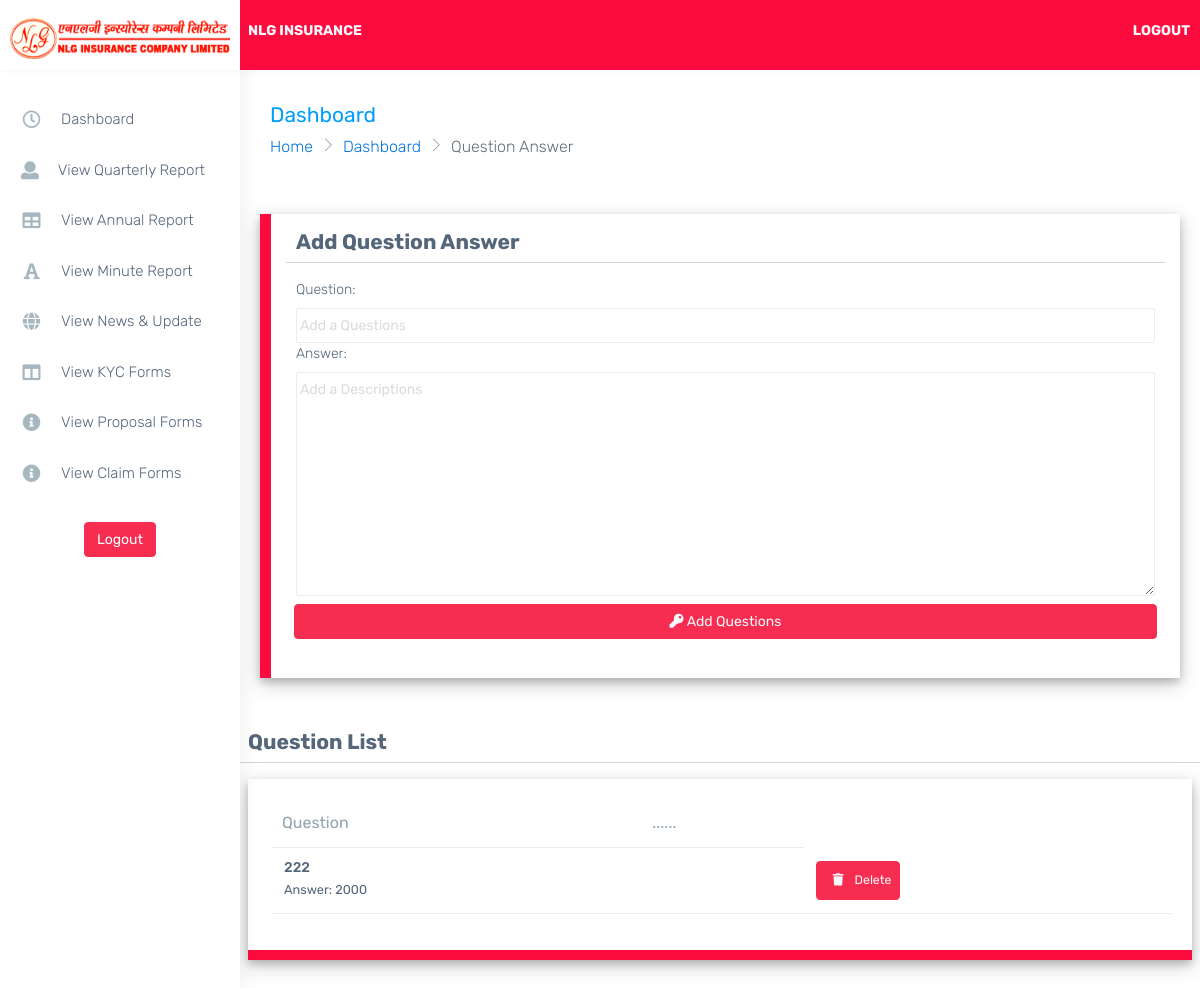
The app's page /questionAnswer, older data.
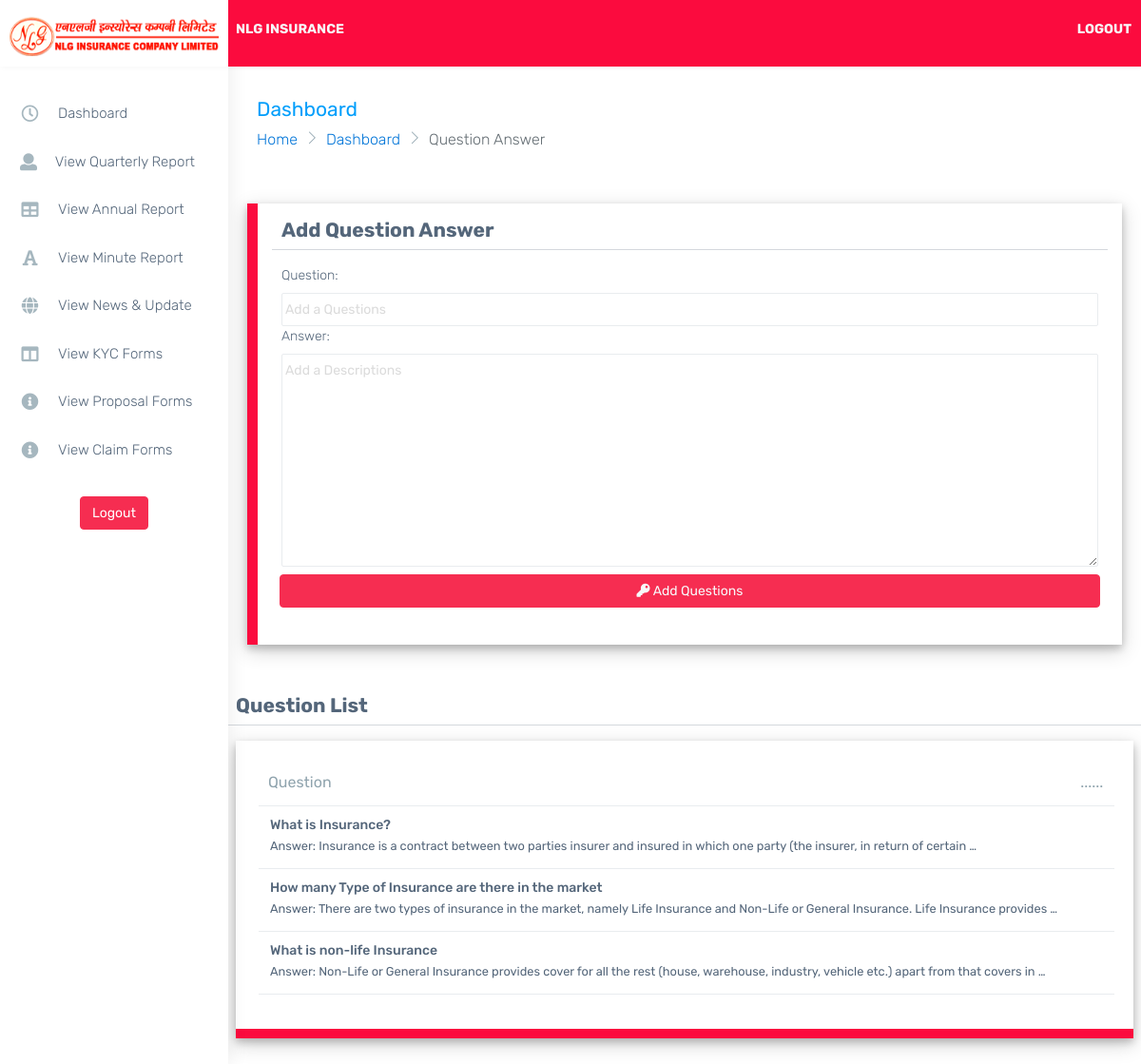
The same page, newer data.
### landing/models.py (models this page shows, shortened)
class QuestionAnswer(models.Model):
    question = models.CharField(max_length=500)
    answer = models.CharField(max_length=2000)
    objects = models.Manager()

### manager/views.py (the view)
# urls.py: path('questionAnswer', views.QuestionAnswerView, name="questionAnswer"),
def QuestionAnswerView(request):
    form = QuestionAnswerFrom()
    branched = QuestionAnswer.objects.all()
    dist = {
        'form':form,
        'bod':branched,
    }
    if request.method == 'POST':
        form = QuestionAnswerFrom(request.POST)
        if form.is_valid():
            form.save()
            messages.success(request, "Question Answer Saved Succesfully")
            return HttpResponseRedirect(reverse('manager:questionAnswer'))
        else:
            messages.success(request, "Something went Wrong")
            return HttpResponseRedirect(reverse('manager:questionAnswer'))
    else:
        return render(request, 'manager/questionAnswer.html',dist )

### manager/forms.py
class QuestionAnswerFrom(forms.ModelForm):
    def __init__(self, *args, **kwargs):
        super(QuestionAnswerFrom, self).__init__(*args, **kwargs)
        for visible in self.visible_fields():
            visible.field.widget.attrs['class'] = 'form-control ps-0 form-control-line'
    class Meta:
        model = QuestionAnswer
        fields = ('__all__')
        widgets = {
            'question': forms.TextInput(attrs={'class':'form-control ps-0 form-control-line','placeholder':"Add a Questions", 'required':True}),
            'answer':forms.Textarea(attrs={'class':'form-control ps-0 form-control-line','placeholder':"Add a Descriptions", 'required':True}),
        }

### templates/manager/questionAnswer.html (shortened to what this page needs)
{% extends "manager/dashboard.html" %}
{% block inner %}
<div class="page-breadcrumb">
    <div class="row align-items-center">
        <div class="col-md-6 col-8 align-self-center">
            <h3 class="page-title mb-0 p-0">Dashboard</h3>
            <div class="d-flex align-items-center">
                <nav aria-label="breadcrumb">
                    <ol class="breadcrumb">
                        <li class="breadcrumb-item"><a href="{%url 'landing:landing'%}">Home</a></li>
                        <li class="breadcrumb-item"><a href="{%url 'manager:dashboard'%}">Dashboard</a></li>
                        <li class="breadcrumb-item active" aria-current="page">Question Answer</li>
                    </ol>
                </nav>
            </div>
        </div>
    </div>
</div>
<form action="" method="post" style="width: 100%; padding: 30px;" enctype="multipart/form-data">
    <div class="row  formbox" >
        <H3>Add Question Answer</H3>
        <hr>
        <div class="col-12">
            {{form.question.label_tag}}
            {{form.question}}
        </div>
        <div class="col-12">
            {{form.answer.label_tag}}
            {{form.answer}}
        </div>
        <br>
        <div class="p-2 d-grid">
            <button class="btn btn-danger btn-block text-light mb-3" id="submit"> <i class="fa fa-key"></i> Add Questions</button>
        </div>
    </div>
</form>
<br>
<div class="row ps-2 pe-2">
    <H3>Question List</H3>
    <hr>
    <div class="col-sm-12">
        <div class="card">
            <div class="card-body">
                <div class="table-responsive">
                    <table class="table stylish-table no-wrap">
                        <thead>
                            <tr>
                                <th class="border-top-0">Question</th>
                                <th class="border-top-0">......</th>
                            </tr>
                        </thead>
                        <tbody>
                            {% for i in bod %}
                                <tr>
                                    <td class="align-middle">
                                        <h6> {{i.question}} </h6>
                                        <small>
                                            Answer:
                                            {{i.answer|truncatewords:20}}
                                        </small>
                                    </td>
                                    <td class="align-middle">
                                    </td>
                                    <td class="align-middle">
                                        <button class=" text-light btn btn-sm  btn-danger btn-danger" data-bs-toggle="modal" data-bs-target="#exampleModal{{i.id}}">
                                            <i class="fa fa-trash p-2"></i>
                                            Delete
                                        </button>
                                    </td>
                                </tr>
                            {% endfor %}
                        </tbody>
                    </table>
                </div>
            </div>
        </div>
    </div>
</div>
{% endblock inner %}

### templates/manager/dashboard.html (shortened to what this page needs)
{% load static %}
<!DOCTYPE html>
<html lang="en">
<head>
    <link href="https://cdn.jsdelivr.net/npm/bootstrap@5.0.2/dist/css/bootstrap.min.css" rel="stylesheet">
    <link href="{%static 'dashboard/css/style.min.css'%}" rel="stylesheet">
</head>
<body>
    <div id="main-wrapper" data-layout="vertical" data-navbarbg="skin6" data-sidebartype="full"
        data-sidebar-position="absolute" data-header-position="absolute" data-boxed-layout="full">
        <header class="topbar" data-navbarbg="skin6" >
            <nav class="navbar top-navbar navbar-expand-md navbar-dark" style="background-color: #FB0B3E!important;">
                <div class="navbar-header" data-logobg="skin6">
                    <a class="navbar-brand" href="/">
                        <b class="logo-icon">
                            <img src="{%static 'images/logo.png'%}" alt="homepage" class="dark-logo" style="width: 220px;height: 45px;" />
                        </b>
                    </a>
                </div>
                <div class="navbar-collapse collapse" id="navbarSupportedContent" data-navbarbg="skin5" >
                    <ul class="navbar-nav me-auto mt-md-0 ps-2 ">
                      <h6 class="text-light"> NLG INSURANCE </h6>
                    </ul>
                    <ul class="navbar-nav">
                        <a href="{%url 'manager:logout'%}">
                            <h6 class="text-light">LOGOUT</h6>
                        </a>
                    </ul>
                </div>
            </nav>
        </header>
        <aside class="left-sidebar" data-sidebarbg="skin6">
            <div class="scroll-sidebar">
                <nav class="sidebar-nav">
                    <ul id="sidebarnav">
                        {%url 'manager:dashboard' as das%}
                        <li class="sidebar-item active"> <a class="sidebar-link waves-effect waves-dark sidebar-link {%if request.path == das%}  active {%endif%}"
                                href="{{das}}" aria-expanded="false"><i class="me-3 far fa-clock fa-fw"
                                    aria-hidden="true"></i><span class="hide-menu">Dashboard</span></a></li>
                        {%url 'manager:statementReport' 2 as das%}
                        <li class="sidebar-item"> <a class="sidebar-link waves-effect waves-dark sidebar-link {%if request.path == das%}  active {%endif%}"
                                href="{%url 'manager:statementReport' 2 %}" aria-expanded="false">
                                <i class="me-3 fa fa-user" aria-hidden="true"></i><span
                                    class="hide-menu">View Quarterly  Report</span></a>
                        </li>
                        {%url 'manager:statementReport' 1 as das%}
                        <li class="sidebar-item"> <a class="sidebar-link waves-effect waves-dark sidebar-link {%if request.path == das%}  active {%endif%}"
                                href="{%url 'manager:statementReport' 1 %}" aria-expanded="false"><i class="me-3 fa fa-table"
                                    aria-hidden="true"></i><span class="hide-menu">View Annual Report</span></a></li>
                        {%url 'manager:statementReport' 3 as das%}
                        <li class="sidebar-item"> <a class="sidebar-link waves-effect waves-dark sidebar-link {%if request.path == das%}  active {%endif%}"
                                href="{%url 'manager:statementReport' 3 %}" aria-expanded="false"><i class="me-3 fa fa-font"
                                    aria-hidden="true"></i><span class="hide-menu">View Minute Report</span></a></li>
                        {%url 'manager:newUpdate' as das%}
                        <li class="sidebar-item"> <a class="sidebar-link waves-effect waves-dark sidebar-link {%if request.path == das%}  active {%endif%}"
                                href="{%url 'manager:newUpdate'%}" aria-expanded="false"><i class="me-3 fa fa-globe"
                                    aria-hidden="true"></i><span class="hide-menu">View News & Update</span></a></li>
                        {%url 'manager:formReport' 1 as das%}
                        <li class="sidebar-item"> <a class="sidebar-link waves-effect waves-dark sidebar-link {%if request.path == das%}  active {%endif%}"
                                href="{%url 'manager:formReport' 1 %}" aria-expanded="false"><i class="me-3 fa fa-columns"
                                    aria-hidden="true"></i><span class="hide-menu">View KYC Forms</span></a></li>
                        {%url 'manager:formReport' 2 as das%}
                         <li class="sidebar-item"> <a class="sidebar-link waves-effect waves-dark sidebar-link {%if request.path == das%}  active {%endif%}"
                                        href="{%url 'manager:formReport' 2 %}" aria-expanded="false"><i class="me-3 fa fa-info-circle"
                                            aria-hidden="true"></i><span class="hide-menu">View Proposal Forms</span></a></li>
                        {%url 'manager:formReport' 3 as das%}
                        <li class="sidebar-item"> <a class="sidebar-link waves-effect waves-dark sidebar-link {%if request.path == das%}  active {%endif%}"
                            href="{%url 'manager:formReport' 3 %}" aria-expanded="false"><i class="me-3 fa fa-info-circle"
                                aria-hidden="true"></i><span class="hide-menu">View Claim Forms</span></a></li>
                        <li class="text-center p-20 upgrade-btn">
                            <a href="{%url 'manager:logout'%}"
                                class="btn btn-danger text-white mt-4">Logout
                            </a>
                        </li>
                    </ul>
                </nav>
            </div>
        </aside>
        <div class="page-wrapper" style="background-color: white;">
            {% block inner %}{% endblock inner %}
        </div>
    </div>
</body>
</html>

### templates/manager/dashboard.html (style rules this page uses)
.card { box-shadow: 0 4px 8px 0 rgb(0 0 0 / 20%), 0 6px 20px 0 rgb(0 0 0 / 19%)!important; }
.formbox { background-color: white; padding: 15px; box-shadow: 0 4px 8px 0 rgb(0 0 0 / 20%), 0 6px 20px 0 rgb(0 0 0 / 19%)!important; }
.card { border-bottom: 10px solid #fb0b3e; cursor: pointer; }
.formbox { border-left: 11px solid #fb0b3e; }
*::placeholder { color: rgb(219, 219, 219)!important; padding-left: 3px; }

### templates/manager/questionAnswer.html (style rules this page uses)
.form-control { width: 100%; }

Row changes from the older to the newer data that the page shows:
removed QuestionAnswer: question "222", answer "2000"
added QuestionAnswer: question "What is Insurance?", answer "Insurance is a contract between two parties insurer and insured in which one party (the insurer, in return of certain …"
added QuestionAnswer: question "How many Type of Insurance are there in the market", answer "There are two types of insurance in the market, namely Life Insurance and Non-Life or General Insurance. Life Insurance provides …"
added QuestionAnswer: question "What is non-life Insurance", answer "Non-Life or General Insurance provides cover for all the rest (house, warehouse, industry, vehicle etc.) apart from that covers in …"
